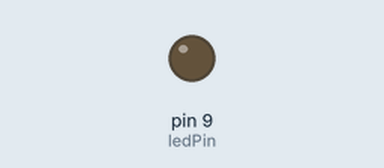
Simulated run of this sketch. Board: Arduino Uno, built with avr-gcc and run on an emulated ATmega328P. Shown: output pins drawn as LEDs (lit = HIGH). Random numbers use the default seed unless the sketch sets one.

Above: at 0.77 s.
At 3.09 s:
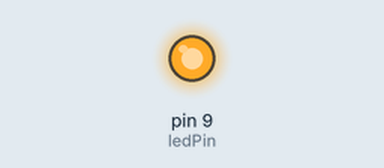
Timing chart, 0 to 6.5 s (numbered marks = the images above):
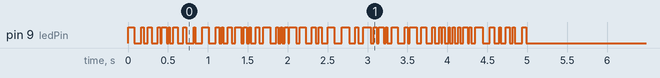

The sketch:

GandalfLED.ino
```cpp
#include "GandalfMagicWand.h"

int ledPin = 9;  // Pin where the LED is connected

GandalfMagicWand wand(ledPin);  // Create a GandalfMagicWand object

void setup() {
  // Start the lightning effect for 10 seconds
  wand.start(5000);
}

void loop() {
  // Update the magic wand effect every loop cycle
  wand.update();
}
```

GandalfMagicWand.cpp
```cpp
#include "GandalfMagicWand.h"

// Constructor to initialize the LED pin
GandalfMagicWand::GandalfMagicWand(int pin) {
  _ledPin = pin;
  pinMode(_ledPin, OUTPUT);  // Set the LED pin as an output
  _ledState = LOW;           // Initially turn off the LED
  _lastFlashMillis = 0;      // Start the flashing timer at 0
  _flashDuration = 0;        // No flash duration initially
}

// Method to start the lightning effect for a specified duration
void GandalfMagicWand::start(int duration) {
  _duration = duration;
  _startMillis = millis();  // Store the start time
}

// Non-blocking method to update the lightning effect
void GandalfMagicWand::update() {
  // If the effect has been running for the specified duration, stop it
  if (millis() - _startMillis >= _duration) {
    return;
  }

  // Check if it's time to flash the LED
  unsigned long currentMillis = millis();

  // If the flash duration has expired, turn off the LED and calculate the next flash duration
  if (currentMillis - _lastFlashMillis >= _flashDuration) {
    _ledState = !_ledState;  // Toggle LED state
    digitalWrite(_ledPin, _ledState ? HIGH : LOW);  // Set the LED state

    // Set the new random flash duration (between 10ms and 100ms)
    _flashDuration = random(10, 100);

    // Update the last flash time
    _lastFlashMillis = currentMillis;
  }
}
```

GandalfMagicWand.h
```cpp
#ifndef GandalfMagicWand_h
#define GandalfMagicWand_h

#include "Arduino.h"

class GandalfMagicWand {
  public:
    // Constructor to initialize the pin where the LED is connected
    GandalfMagicWand(int pin);

    // Method to start the magic lightning effect for a specific duration
    void start(int duration);

    // Call this method in the loop to update the lightning effect
    void update();

  private:
    int _ledPin;           // LED pin number
    unsigned long _startMillis;  // Time when the effect started
    int _duration;         // Duration for the effect in milliseconds
    unsigned long _lastFlashMillis;  // Last time the LED was flashed
    bool _ledState;        // Current state of the LED (on or off)
    int _flashDuration;    // Duration for each flash
};

#endif
```
